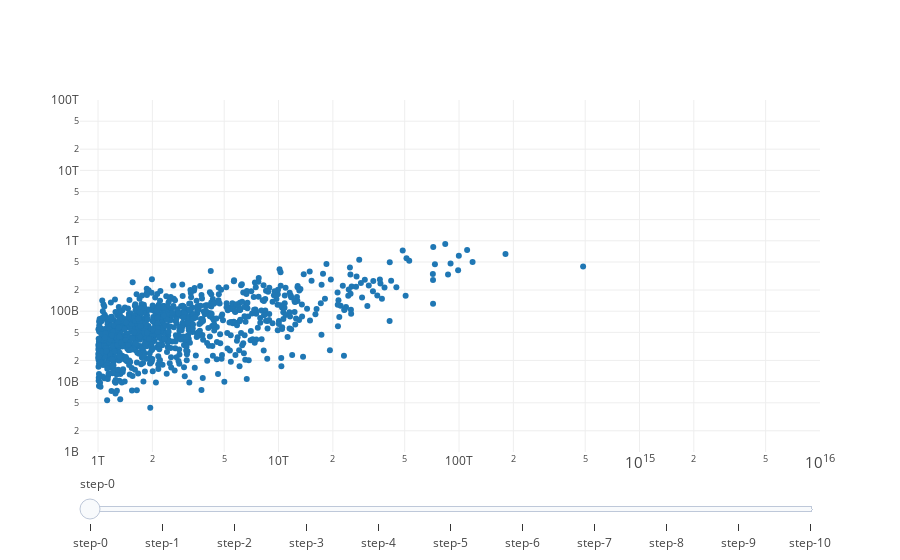

Source (notebook cell):
### Code cell
reload(plots)
fig = plots.plotly_stuff(pData, y_cols = ["icl", "sm"])
py.iplot(fig, filename='basic-scatter')

### Figure 1 — Plotly figure (JSON) as saved in the notebook; plotly's stock layout.template omitted (floating-point values rounded to 4 significant figures; data arrays with more than 128 entries replaced by an {"elided": "..."} marker saying what was removed)
{"data": [{"mode": "markers", "type": "scatter", "visible": true, "x": {"elided": "998 int values"}, "y": {"elided": "998 int values"}}, {"mode": "markers", "type": "scatter", "visible": false, "x": {"elided": "998 int values"}, "y": {"elided": "998 float values"}}, {"mode": "markers", "type": "scatter", "visible": false, "x": {"elided": "998 int values"}, "y": {"elided": "998 float values"}}, {"mode": "markers", "type": "scatter", "visible": false, "x": {"elided": "998 int values"}, "y": {"elided": "998 float values"}}, {"mode": "markers", "type": "scatter", "visible": false, "x": {"elided": "998 int values"}, "y": {"elided": "998 float values"}}, {"mode": "markers", "type": "scatter", "visible": false, "x": {"elided": "998 int values"}, "y": {"elided": "998 float values"}}, {"mode": "markers", "type": "scatter", "visible": false, "x": {"elided": "998 int values"}, "y": {"elided": "998 float values"}}, {"mode": "markers", "type": "scatter", "visible": false, "x": {"elided": "998 int values"}, "y": {"elided": "998 float values"}}, {"mode": "markers", "type": "scatter", "visible": false, "x": {"elided": "998 int values"}, "y": {"elided": "998 float values"}}, {"mode": "markers", "type": "scatter", "visible": false, "x": {"elided": "998 int values"}, "y": {"elided": "998 float values"}}, {"mode": "markers", "type": "scatter", "visible": false, "x": {"elided": "998 int values"}, "y": {"elided": "998 float values"}}], "layout": {"sliders": [{"active": 0, "steps": [{"args": ["visible", [true, false, false, false, false, false, false, false, false, false, false]], "method": "restyle"}, {"args": ["visible", [false, true, false, false, false, false, false, false, false, false, false]], "method": "restyle"}, {"args": ["visible", [false, false, true, false, false, false, false, false, false, false, false]], "method": "restyle"}, {"args": ["visible", [false, false, false, true, false, false, false, false, false, false, false]], "method": "restyle"}, {"args": ["visible", [false, false, false, false, true, false, false, false, false, false, false]], "method": "restyle"}, {"args": ["visible", [false, false, false, false, false, true, false, false, false, false, false]], "method": "restyle"}, {"args": ["visible", [false, false, false, false, false, false, true, false, false, false, false]], "method": "restyle"}, {"args": ["visible", [false, false, false, false, false, false, false, true, false, false, false]], "method": "restyle"}, {"args": ["visible", [false, false, false, false, false, false, false, false, true, false, false]], "method": "restyle"}, {"args": ["visible", [false, false, false, false, false, false, false, false, false, true, false]], "method": "restyle"}, {"args": ["visible", [false, false, false, false, false, false, false, false, false, false, true]], "method": "restyle"}]}], "xaxis": {"range": [11.9, 16], "type": "log"}, "yaxis": {"range": [9, 14], "type": "log"}}}
